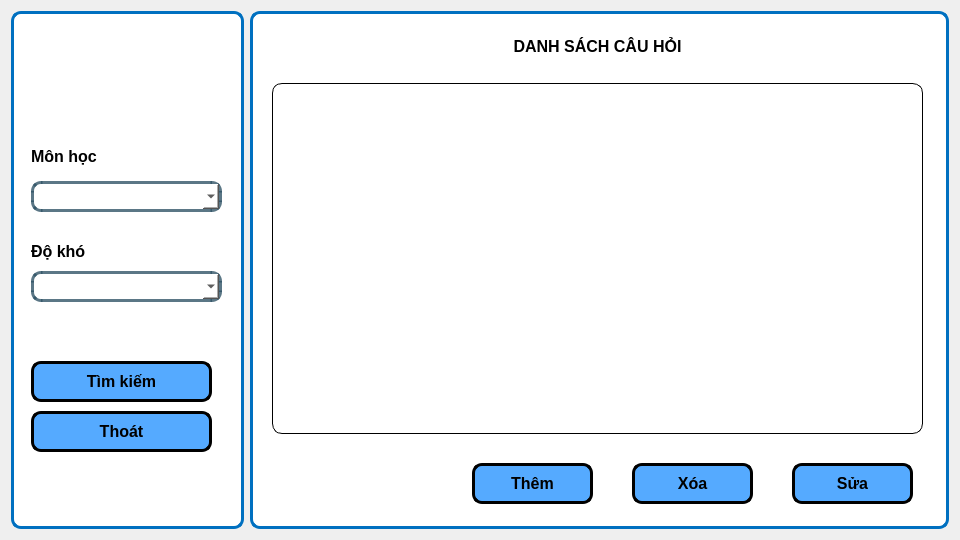
<?xml version="1.0" encoding="UTF-8"?>
<ui version="4.0">
 <class>man_hinh_danh_sach_cau_hoi</class>
 <widget class="QWidget" name="man_hinh_danh_sach_cau_hoi">
  <property name="geometry">
   <rect>
    <x>0</x>
    <y>0</y>
    <width>960</width>
    <height>540</height>
   </rect>
  </property>
  <property name="sizePolicy">
   <sizepolicy hsizetype="Fixed" vsizetype="Fixed">
    <horstretch>0</horstretch>
    <verstretch>0</verstretch>
   </sizepolicy>
  </property>
  <property name="windowTitle">
   <string>Form</string>
  </property>
  <property name="styleSheet">
   <string notr="true"/>
  </property>
  <layout class="QGridLayout" name="gridLayout" columnstretch="1,3">
   <item row="0" column="1">
    <widget class="QGroupBox" name="groupBox_2">
     <property name="styleSheet">
      <string notr="true">border: 3px solid rgb(0, 112, 192);
background-color: rgb(255, 255, 255);
border-radius: 10px</string>
     </property>
     <property name="title">
      <string/>
     </property>
     <layout class="QVBoxLayout" name="verticalLayout" stretch="0">
      <item>
       <widget class="QGroupBox" name="groupBox_3">
        <property name="styleSheet">
         <string notr="true">border: None;</string>
        </property>
        <property name="title">
         <string/>
        </property>
        <widget class="QGroupBox" name="groupBox_7">
         <property name="geometry">
          <rect>
           <x>170</x>
           <y>420</y>
           <width>511</width>
           <height>81</height>
          </rect>
         </property>
         <property name="title">
          <string/>
         </property>
         <widget class="QPushButton" name="them">
          <property name="geometry">
           <rect>
            <x>40</x>
            <y>20</y>
            <width>121</width>
            <height>41</height>
           </rect>
          </property>
          <property name="font">
           <font>
            <family>Tahoma</family>
            <pointsize>12</pointsize>
            <bold>true</bold>
           </font>
          </property>
          <property name="styleSheet">
           <string notr="true">background-color: rgb(85, 170, 255);
border: 3px solid rgb(0,0,0);</string>
          </property>
          <property name="text">
           <string>Thêm</string>
          </property>
          <property name="icon">
           <iconset>
            <normalon>:/images/6_n.png</normalon>
           </iconset>
          </property>
         </widget>
         <widget class="QPushButton" name="xoa">
          <property name="geometry">
           <rect>
            <x>200</x>
            <y>20</y>
            <width>121</width>
            <height>41</height>
           </rect>
          </property>
          <property name="font">
           <font>
            <family>Tahoma</family>
            <pointsize>12</pointsize>
            <bold>true</bold>
           </font>
          </property>
          <property name="styleSheet">
           <string notr="true">background-color: rgb(85, 170, 255);
border: 3px solid rgb(0,0,0);</string>
          </property>
          <property name="text">
           <string>Xóa</string>
          </property>
          <property name="icon">
           <iconset>
            <normalon>:/images/1995_n.png</normalon>
           </iconset>
          </property>
         </widget>
         <widget class="QPushButton" name="sua">
          <property name="geometry">
           <rect>
            <x>360</x>
            <y>20</y>
            <width>121</width>
            <height>41</height>
           </rect>
          </property>
          <property name="font">
           <font>
            <family>Tahoma</family>
            <pointsize>12</pointsize>
            <bold>true</bold>
           </font>
          </property>
          <property name="styleSheet">
           <string notr="true">background-color: rgb(85, 170, 255);
border: 3px solid rgb(0,0,0);</string>
          </property>
          <property name="text">
           <string>Sửa</string>
          </property>
          <property name="icon">
           <iconset>
            <normalon>:/images/334_n.png</normalon>
           </iconset>
          </property>
         </widget>
        </widget>
        <widget class="QTableWidget" name="danh_sach_cau_hoi">
         <property name="geometry">
          <rect>
           <x>10</x>
           <y>60</y>
           <width>651</width>
           <height>351</height>
          </rect>
         </property>
         <property name="styleSheet">
          <string notr="true">border-radius: 10px;
border: 1px solid rgb(0, 0, 0);</string>
         </property>
         <attribute name="verticalHeaderShowSortIndicator" stdset="0">
          <bool>false</bool>
         </attribute>
         <attribute name="verticalHeaderStretchLastSection">
          <bool>false</bool>
         </attribute>
        </widget>
        <widget class="QTextEdit" name="textEdit">
         <property name="geometry">
          <rect>
           <x>-10</x>
           <y>10</y>
           <width>691</width>
           <height>41</height>
          </rect>
         </property>
         <property name="html">
          <string>&lt;!DOCTYPE HTML PUBLIC &quot;-//W3C//DTD HTML 4.0//EN&quot; &quot;http://www.w3.org/TR/REC-html40/strict.dtd&quot;&gt;
&lt;html&gt;&lt;head&gt;&lt;meta name=&quot;qrichtext&quot; content=&quot;1&quot; /&gt;&lt;meta charset=&quot;utf-8&quot; /&gt;&lt;style type=&quot;text/css&quot;&gt;
p, li { white-space: pre-wrap; }
hr { height: 1px; border-width: 0; }
li.unchecked::marker { content: &quot;\2610&quot;; }
li.checked::marker { content: &quot;\2612&quot;; }
&lt;/style&gt;&lt;/head&gt;&lt;body style=&quot; font-family:'Segoe UI'; font-size:9pt; font-weight:400; font-style:normal;&quot;&gt;
&lt;p align=&quot;center&quot; style=&quot; margin-top:0px; margin-bottom:0px; margin-left:0px; margin-right:0px; -qt-block-indent:0; text-indent:0px;&quot;&gt;&lt;span style=&quot; font-family:'MS Shell Dlg 2'; font-size:12pt; font-weight:600;&quot;&gt;DANH SÁCH CÂU HỎI&lt;/span&gt;&lt;/p&gt;&lt;/body&gt;&lt;/html&gt;</string>
         </property>
        </widget>
       </widget>
      </item>
     </layout>
    </widget>
   </item>
   <item row="0" column="0">
    <widget class="QGroupBox" name="groupBox">
     <property name="styleSheet">
      <string notr="true">border: 3px solid rgb(0, 112, 192);
background-color: rgb(255, 255, 255);
border-radius: 10px</string>
     </property>
     <property name="title">
      <string/>
     </property>
     <widget class="QGroupBox" name="groupBox_4">
      <property name="geometry">
       <rect>
        <x>10</x>
        <y>10</y>
        <width>207</width>
        <height>211</height>
       </rect>
      </property>
      <property name="styleSheet">
       <string notr="true">border: None;
</string>
      </property>
      <property name="title">
       <string/>
      </property>
      <widget class="QLabel" name="label">
       <property name="geometry">
        <rect>
         <x>10</x>
         <y>120</y>
         <width>91</width>
         <height>31</height>
        </rect>
       </property>
       <property name="sizePolicy">
        <sizepolicy hsizetype="Fixed" vsizetype="Fixed">
         <horstretch>0</horstretch>
         <verstretch>0</verstretch>
        </sizepolicy>
       </property>
       <property name="font">
        <font>
         <family>Tahoma</family>
         <pointsize>12</pointsize>
         <bold>true</bold>
        </font>
       </property>
       <property name="styleSheet">
        <string notr="true">border: None;</string>
       </property>
       <property name="text">
        <string>Môn học</string>
       </property>
      </widget>
      <widget class="QComboBox" name="mon_hoc">
       <property name="geometry">
        <rect>
         <x>10</x>
         <y>160</y>
         <width>191</width>
         <height>31</height>
        </rect>
       </property>
       <property name="sizePolicy">
        <sizepolicy hsizetype="Fixed" vsizetype="Fixed">
         <horstretch>0</horstretch>
         <verstretch>0</verstretch>
        </sizepolicy>
       </property>
       <property name="font">
        <font>
         <family>Tahoma</family>
        </font>
       </property>
       <property name="styleSheet">
        <string notr="true">border: 3px solid rgba(46, 82, 101, 200);
background-color: rgb(255,255,255);</string>
       </property>
      </widget>
      <widget class="QLabel" name="label_2">
       <property name="geometry">
        <rect>
         <x>40</x>
         <y>10</y>
         <width>121</width>
         <height>91</height>
        </rect>
       </property>
       <property name="text">
        <string/>
       </property>
       <property name="pixmap">
        <pixmap resource="../../resource.qrc">:/images/Ảnh13.png</pixmap>
       </property>
       <property name="scaledContents">
        <bool>true</bool>
       </property>
      </widget>
     </widget>
     <widget class="QGroupBox" name="groupBox_5">
      <property name="geometry">
       <rect>
        <x>10</x>
        <y>230</y>
        <width>207</width>
        <height>81</height>
       </rect>
      </property>
      <property name="styleSheet">
       <string notr="true">border: None;
</string>
      </property>
      <property name="title">
       <string/>
      </property>
      <widget class="QLabel" name="label_3">
       <property name="geometry">
        <rect>
         <x>10</x>
         <y>0</y>
         <width>71</width>
         <height>21</height>
        </rect>
       </property>
       <property name="sizePolicy">
        <sizepolicy hsizetype="Fixed" vsizetype="Fixed">
         <horstretch>0</horstretch>
         <verstretch>0</verstretch>
        </sizepolicy>
       </property>
       <property name="font">
        <font>
         <family>Tahoma</family>
         <pointsize>12</pointsize>
         <bold>true</bold>
        </font>
       </property>
       <property name="styleSheet">
        <string notr="true">border: None;</string>
       </property>
       <property name="text">
        <string>Độ khó</string>
       </property>
      </widget>
      <widget class="QComboBox" name="do_kho">
       <property name="geometry">
        <rect>
         <x>10</x>
         <y>30</y>
         <width>191</width>
         <height>31</height>
        </rect>
       </property>
       <property name="sizePolicy">
        <sizepolicy hsizetype="Fixed" vsizetype="Fixed">
         <horstretch>0</horstretch>
         <verstretch>0</verstretch>
        </sizepolicy>
       </property>
       <property name="font">
        <font>
         <family>Tahoma</family>
        </font>
       </property>
       <property name="styleSheet">
        <string notr="true">border: 3px solid rgba(46, 82, 101, 200);
background-color: rgb(255,255,255);</string>
       </property>
      </widget>
     </widget>
     <widget class="QGroupBox" name="groupBox_9">
      <property name="geometry">
       <rect>
        <x>10</x>
        <y>340</y>
        <width>207</width>
        <height>121</height>
       </rect>
      </property>
      <property name="styleSheet">
       <string notr="true">border: None;</string>
      </property>
      <property name="title">
       <string/>
      </property>
      <widget class="QPushButton" name="tim_kiem">
       <property name="geometry">
        <rect>
         <x>10</x>
         <y>10</y>
         <width>181</width>
         <height>41</height>
        </rect>
       </property>
       <property name="sizePolicy">
        <sizepolicy hsizetype="Fixed" vsizetype="Fixed">
         <horstretch>0</horstretch>
         <verstretch>0</verstretch>
        </sizepolicy>
       </property>
       <property name="font">
        <font>
         <family>Tahoma</family>
         <pointsize>12</pointsize>
         <bold>true</bold>
        </font>
       </property>
       <property name="styleSheet">
        <string notr="true">border: 3px solid rgb(0,0,0);
background-color: rgb(85, 170, 255);</string>
       </property>
       <property name="text">
        <string>Tìm kiếm</string>
       </property>
       <property name="icon">
        <iconset>
         <normalon>:/images/893_n.png</normalon>
        </iconset>
       </property>
      </widget>
      <widget class="QPushButton" name="thoat">
       <property name="geometry">
        <rect>
         <x>10</x>
         <y>60</y>
         <width>181</width>
         <height>41</height>
        </rect>
       </property>
       <property name="sizePolicy">
        <sizepolicy hsizetype="Fixed" vsizetype="Fixed">
         <horstretch>0</horstretch>
         <verstretch>0</verstretch>
        </sizepolicy>
       </property>
       <property name="font">
        <font>
         <family>Tahoma</family>
         <pointsize>12</pointsize>
         <bold>true</bold>
        </font>
       </property>
       <property name="styleSheet">
        <string notr="true">border: 3px solid rgb(0,0,0);
background-color: rgb(85, 170, 255);</string>
       </property>
       <property name="text">
        <string>Thoát</string>
       </property>
       <property name="icon">
        <iconset>
         <normalon>:/images/32_n.png</normalon>
        </iconset>
       </property>
      </widget>
     </widget>
    </widget>
   </item>
  </layout>
 </widget>
 <resources>
  <include location="../../resource.qrc"/>
 </resources>
 <connections/>
</ui>
